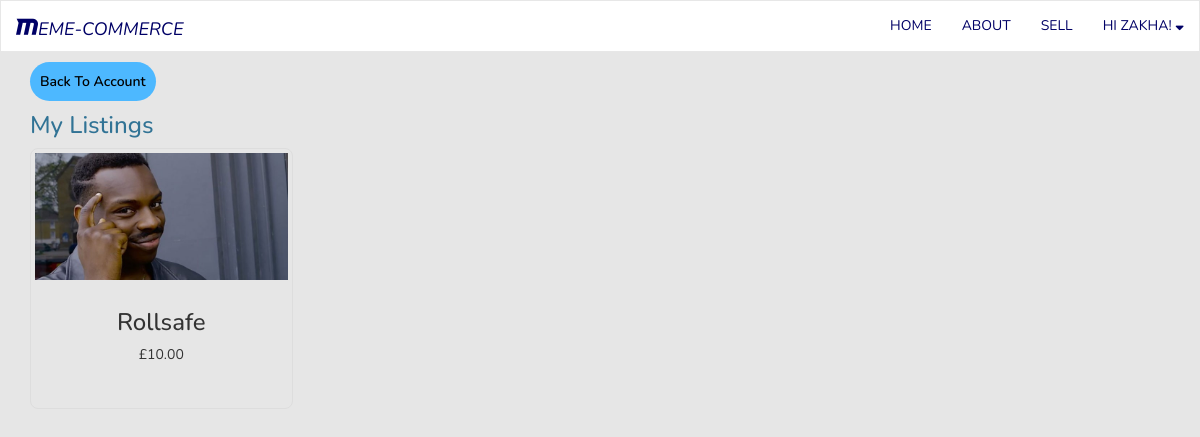
/memecommerce/account/listings/ (signed in), run on the app's committed database.
### memecommerce/models.py (models this page shows, shortened)
class Meme(models.Model):
    meme_id = models.UUIDField(primary_key=True, default=uuid.uuid4, editable=False)
    author = models.ForeignKey(User, on_delete=models.CASCADE, null=True)
    title = models.CharField(max_length=32)
    price = models.DecimalField(max_digits=6, decimal_places=2, default=0)
    image = models.ImageField(upload_to="memes/")
    description = models.TextField(max_length=2048, null=True, blank=True)
    purchased = models.BooleanField(default=False)
    created = models.IntegerField(null=True)

### memecommerce/views.py (the view)
# urls.py: path('account/listings/', views.myListings, name='myListings'),
@login_required
def myListings(request):
    context_dict = {}
    user = request.user
    listed_memes = list(filter(lambda meme: meme.author == user, Meme.objects.all()))
    context_dict['user'], context_dict['listed_memes'] = user, listed_memes
    if request.method == "POST":
        listings_form = UserProfileForm(request.POST, instance=request.user)
        return render(request, 'memecommerce/myListings.html', context_dict)
    return render(request, 'memecommerce/myListings.html', context_dict)

### templates/memecommerce/myListings.html (shortened to what this page needs)
{% extends 'memecommerce/base.html' %}
{% load static %}
{% block body_block %}
	<div class="container">
	<a class ="button" href="{% url 'memecommerce:account' %}">Back To Account</a>
	<form method="POST">
	  <div class="row display-flex">
		<h3 class="container">My Listings</h3>
		{% if listed_memes %}
			{% for meme in listed_memes %}
				<div class="col-sm-3 col-xs-12">
					<div class="thumbnail">
						<a href="{% url 'memecommerce:viewMeme' meme_id=meme.meme_id %}">
							<img src="{{ meme.image.url }}" alt="{{ meme.title }}">
						</a>
						<div class="caption">
							<h3>{{ meme.title }}</h3>
							<p>£{{ meme.price }}</p>
						</div>
					</div>
				</div>
			{% endfor %}
		{% else %}
			<h3>You have no listed memes</h3>
		{% endif %}
	  </div>
    </form>
</div>
{% endblock %}

### templates/memecommerce/base.html (shortened to what this page needs)
<!DOCTYPE html>
{% load static %}
<link rel="stylesheet" type="text/css" href="{% static 'style.css' %}">
<html>
	<head lang="en"s>
	  <link rel="stylesheet" href="https://maxcdn.bootstrapcdn.com/bootstrap/3.4.1/css/bootstrap.min.css">
	  <link rel="stylesheet" href="https://use.fontawesome.com/releases/v5.15.3/css/all.css">
	  <div>
		<nav class="navbar navbar-expand-md navbar-default">
			<div class="container-fluid">
				<div class="navbar-header">
					<a class="navbar-brand" style="font-style:italic" href= "{% url 'memecommerce:home' %}"><i style="font-size:22px" class="fab fa-maxcdn"></i>eme-Commerce</a>
				</div>
				<ul class="nav navbar-nav navbar-right">
					<li class="nav-item"><a class="nav-link" href="{% url 'memecommerce:home' %}">Home</a></li>
					<li class="nav-item"><a class="nav-link" href="{% url 'memecommerce:about' %}">About</a></li>
					{% if user.is_authenticated %}
                        <li class="nav-item"><a class="nav-link" href="{% url 'memecommerce:sellMeme' %}">Sell</a></li>
						<li class="nav-item dropdown">
							<a class="nav-link dropdown-toggle" href="#" id="navbarDropdown" role="button" data-toggle="dropdown" aria-haspopup="true" aria-expanded="false">
							  Hi {{ user.username }}! <i class="fas fa-sort-down"></i>
							</a>
						 </li>
                    {% else %}
                        <li class="nav-item"><a class="nav-link" href="{% url 'memecommerce:login' %}">Login</a></li>
                    {% endif %}
				</ul>
			</div>
		</nav>
	   </div>
	</head>
	<body>
		<div>
			{% block body_block %}
			{% endblock %}
		</div>
	</body>
</html>

### static/style.css (style rules this page uses)
body { background-color: #E6E6E6 !important; font-family: 'Nunito', sans-serif !important; color: #317395 !important; }
img { max-width: 100%; max-height: 100%; }
.container-fluid { background-color: white !important; }
.nav-link { color: #000066 !important; padding: 1em 1.5em; text-decoration: none; font-family: 'Nunito', sans-serif; text-transform: uppercase; }
.navbar-brand { color: #000066 !important; padding: 1em 1.5em; text-decoration: none; font-family: 'Nunito', sans-serif; text-transform: uppercase; }
.row.display-flex { display: flex; flex-wrap: wrap; }
.thumbnail { background-color: #E6E6E6 !important; border-radius: 8px !important; height: 100%; }
.thumbnail img { max-height:300px; width:100%; max-width:300px; }
.caption { text-align:center; }
.button { background-color: #4db8ff; border: none; color: black; font-weight: 600; border-radius: 30px; padding: 10px; text-align:center; min-width: 100px; }

### data on the page
Meme: image (picture), title "Rollsafe", price "10.00"

### other printed values
{{ user.username }} "ZAKHA"
